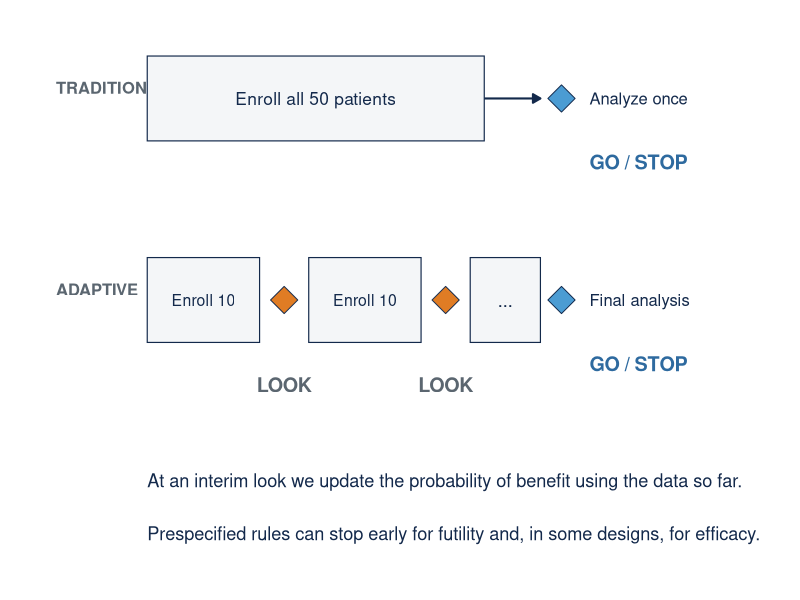
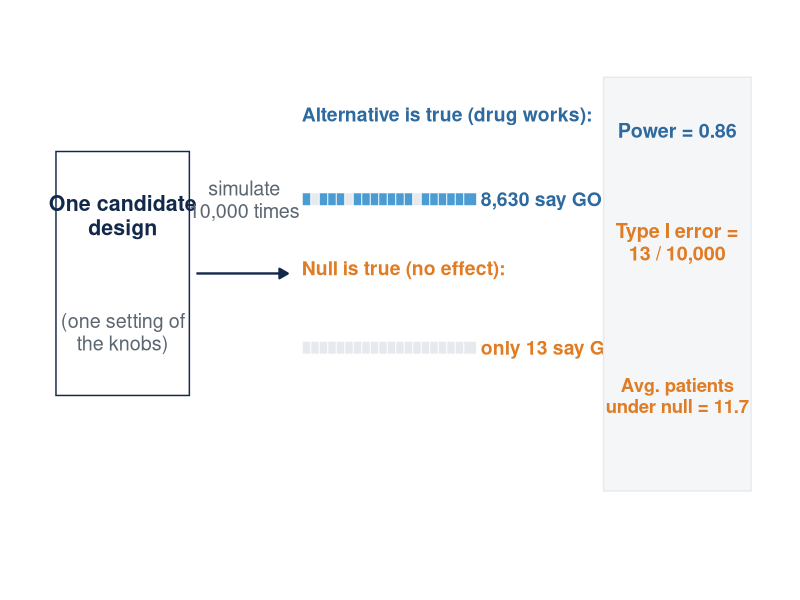
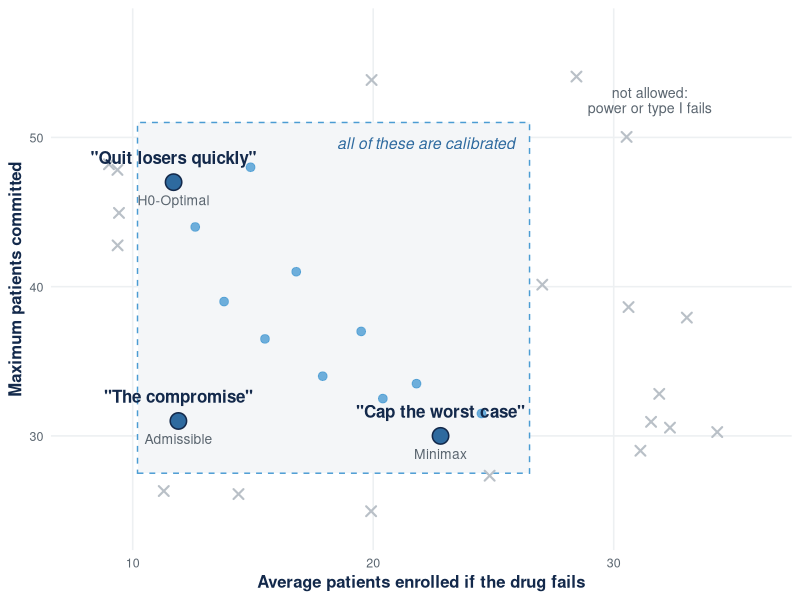

Here is the R script that generated these plots, in order:
# make_fig_novice_visuals.R
# Three novice-scaffolding figures for the compmed BATON deck (trainee-review pass).
# 1. fig_fixed_vs_adaptive.png : side-by-side trial timelines (SCHEMATIC)
# 2. fig_tally_strip.png       : one design -> 10,000 draws -> behavior, using
#    Design 1's REAL verified numbers (cohortA_H0_fut: power 0.863, type I
#    0.0013, E0[N] 11.66 from philosophy_comparison_heritage.csv)
# 3. fig_frontier_novice.png   : constraints-vs-choice scatter; the three
#    labeled points are the REAL Scenario A designs; the background cloud is
#    illustrative (drawn to teach the region idea).
# Brand: navy #13294B, carolina #4B9CD3, deep #2E6A9F, graphite #5B6670,
# fog #F4F6F8, mist #E6EAEF; accent orange #E07C24 only for STOP marks.

library(ggplot2)

navy <- "#13294B"; car <- "#4B9CD3"; deep <- "#2E6A9F"
graph <- "#5B6670"; fog <- "#F4F6F8"; mist <- "#E6EAEF"; orange <- "#E07C24"

th <- theme_void() + theme(plot.margin = margin(6, 10, 6, 10))

# ---------- 1. Fixed vs adaptive timeline ----------
lab <- function(x, y, l, size = 4.6, col = navy, face = "bold", hj = 0.5)
  annotate("text", x = x, y = y, label = l, size = size, colour = col,
           fontface = face, hjust = hj, lineheight = 0.95)

p1 <- ggplot() + xlim(0, 100) + ylim(0, 10) +
  # Row 1: traditional
  lab(1, 9.0, "TRADITIONAL", 4.2, graph, "bold", 0) +
  annotate("rect", xmin = 14, xmax = 62, ymin = 8.0, ymax = 9.6, fill = fog, colour = navy, linewidth = 0.4) +
  lab(38, 8.8, "Enroll all 50 patients", 4.4, navy, "plain") +
  annotate("segment", x = 62, xend = 70, y = 8.8, yend = 8.8, colour = navy,
           arrow = arrow(length = unit(0.22, "cm"), type = "closed"), linewidth = 0.7) +
  annotate("point", x = 73, y = 8.8, shape = 23, size = 7, fill = car, colour = navy) +
  lab(77, 8.8, "Analyze once", 4.2, navy, "plain", 0) +
  lab(77, 7.6, "GO / STOP", 5.0, deep, "bold", 0) +
  # Row 2: adaptive
  lab(1, 5.2, "ADAPTIVE", 4.2, graph, "bold", 0) +
  annotate("rect", xmin = 14, xmax = 30, ymin = 4.2, ymax = 5.8, fill = fog, colour = navy, linewidth = 0.4) +
  lab(22, 5.0, "Enroll 10", 4.0, navy, "plain") +
  annotate("point", x = 33.5, y = 5.0, shape = 23, size = 7, fill = orange, colour = navy) +
  lab(33.5, 3.4, "LOOK", 5.0, graph, "bold") +
  annotate("rect", xmin = 37, xmax = 53, ymin = 4.2, ymax = 5.8, fill = fog, colour = navy, linewidth = 0.4) +
  lab(45, 5.0, "Enroll 10", 4.0, navy, "plain") +
  annotate("point", x = 56.5, y = 5.0, shape = 23, size = 7, fill = orange, colour = navy) +
  lab(56.5, 3.4, "LOOK", 5.0, graph, "bold") +
  annotate("rect", xmin = 60, xmax = 70, ymin = 4.2, ymax = 5.8, fill = fog, colour = navy, linewidth = 0.4) +
  lab(65, 5.0, "...", 4.6, navy, "plain") +
  annotate("point", x = 73, y = 5.0, shape = 23, size = 7, fill = car, colour = navy) +
  lab(77, 5.0, "Final analysis", 4.2, navy, "plain", 0) +
  lab(77, 3.8, "GO / STOP", 5.0, deep, "bold", 0) +
  # LOOK legend
  lab(14, 1.6, "At an interim look we update the probability of benefit using the data so far.", 4.6, navy, "plain", 0) +
  lab(14, 0.6, "Prespecified rules can stop early for futility and, in some designs, for efficacy.", 4.6, navy, "plain", 0) +
  th
ggsave("images/fig_fixed_vs_adaptive.png", p1, width = 10.5, height = 3.4, dpi = 300, bg = "white")

# ---------- 2. One design -> 10,000 draws -> behavior ----------
set.seed(7)
mk_row <- function(y, p_go, n = 20) {
  go <- c(rep(TRUE, round(p_go * n)), rep(FALSE, n - round(p_go * n)))
  data.frame(x = seq(37, 60, length.out = n), y = y, go = sample(go))
}
r_works <- mk_row(6.9, 0.85)   # icon rows are illustrative samples;
r_fails <- mk_row(4.1, 0.0)    # the printed numbers are the real ones
p2 <- ggplot() + xlim(0, 100) + ylim(0, 10) +
  # design card
  # 2026-11-14 TriBix fix pass: box narrowed and label moved right so "10,000" clears the box border
  annotate("rect", xmin = 1, xmax = 20, ymin = 3.2, ymax = 7.8, fill = "white", colour = navy, linewidth = 0.5) +
  lab(10.5, 6.6, "One candidate\ndesign", 5.4) +
  lab(10.5, 4.4, "(one setting of\nthe knobs)", 5.0, graph, "plain") +
  annotate("segment", x = 21, xend = 34, y = 5.5, yend = 5.5, colour = navy,
           arrow = arrow(length = unit(0.24, "cm"), type = "closed"), linewidth = 0.8) +
  lab(27.8, 6.9, "simulate\n10,000 times", 5.0, graph, "plain") +
  # icon rows
  lab(36, 8.5, "Alternative is true (drug works):", 4.9, deep, "bold", 0) +
  geom_point(data = r_works, aes(x, y), shape = 22, size = 4.6,
             fill = ifelse(r_works$go, car, mist), colour = "white") +
  lab(61.5, 6.9, "8,630 say GO", 4.9, deep, "bold", 0) +
  lab(36, 5.6, "Null is true (no effect):", 4.9, orange, "bold", 0) +
  geom_point(data = r_fails, aes(x, y), shape = 22, size = 4.6,
             fill = ifelse(r_fails$go, orange, mist), colour = "white") +
  lab(61.5, 4.1, "only 13 say GO", 4.9, orange, "bold", 0) +
  # gauges
  annotate("rect", xmin = 79, xmax = 100, ymin = 1.4, ymax = 9.2, fill = fog, colour = mist, linewidth = 0.5) +
  lab(89.5, 8.2, "Power = 0.86", 5.0, deep) +
  lab(89.5, 6.1, "Type I error =\n13 / 10,000", 5.0, orange) +
  lab(89.5, 3.2, "Avg. patients\nunder null = 11.7", 4.7, orange) +
    th
ggsave("images/fig_tally_strip.png", p2, width = 10.5, height = 3.1, dpi = 300, bg = "white")

# ---------- 3. Constraints vs choice (novice frontier) ----------
set.seed(11)
# illustrative infeasible cloud + feasible cloud; three REAL scenario A designs.
# The infeasible marks must all lie OUTSIDE the calibrated box [10.2,26.5]x[27.5,51].
inf <- data.frame(x = runif(60, 9, 35.5), y = runif(60, 24.5, 56))
inside <- inf$x > 10.2 & inf$x < 26.5 & inf$y > 27.5 & inf$y < 51
inf <- inf[!inside, ]
inf <- inf[seq_len(min(nrow(inf), 22)), ]
feas <- data.frame(x = c(12.6, 13.8, 15.5, 17.9, 20.4, 14.9, 16.8, 19.5, 24.5, 21.8),
                   y = c(44, 39, 36.5, 34, 32.5, 48, 41, 37, 31.5, 33.5))
real <- data.frame(x = c(11.7, 11.9, 22.8), y = c(47, 31, 30),
                   nick = c('"Quit losers quickly"', '"The compromise"', '"Cap the worst case"'),
                   formal = c("H0-Optimal", "Admissible", "Minimax"))
p3 <- ggplot() +
  annotate("rect", xmin = 10.2, xmax = 26.5, ymin = 27.5, ymax = 51, fill = fog, colour = car, linewidth = 0.5, linetype = "dashed") +
  annotate("text", x = 25.9, y = 49.6, label = "all of these are calibrated", size = 4.0,
           colour = deep, fontface = "italic", hjust = 1) +
  geom_point(data = inf, aes(x, y), shape = 4, size = 2.6, colour = "#B9C0C7", stroke = 1.1) +
  annotate("text", x = 31.5, y = 52.5, label = "not allowed:\npower or type I fails", size = 3.6,
           colour = graph, lineheight = 0.9) +
  geom_point(data = feas, aes(x, y), size = 2.6, colour = car, alpha = 0.8) +
  geom_point(data = real, aes(x, y), size = 5, shape = 21, fill = deep, colour = navy, stroke = 0.8) +
  geom_text(data = real, aes(x, y, label = nick), size = 4.3, fontface = "bold",
            colour = navy, vjust = -1.4) +
  geom_text(data = real, aes(x, y, label = formal), size = 3.5, colour = graph, vjust = 2.3) +
  scale_x_continuous(limits = c(8, 36)) + scale_y_continuous(limits = c(24, 57)) +
  labs(x = "Average patients enrolled if the drug fails",
       y = "Maximum patients committed") +
  theme_minimal(base_size = 12) +
  theme(panel.grid.minor = element_blank(), panel.grid.major = element_line(colour = "#EDF0F2"),
        axis.title = element_text(size = 12, face = "bold", colour = navy),
        axis.text = element_text(size = 9, colour = graph))
ggsave("images/fig_frontier_novice.png", p3, width = 8.6, height = 4.7, dpi = 300, bg = "white")
cat("three figures written\n")
